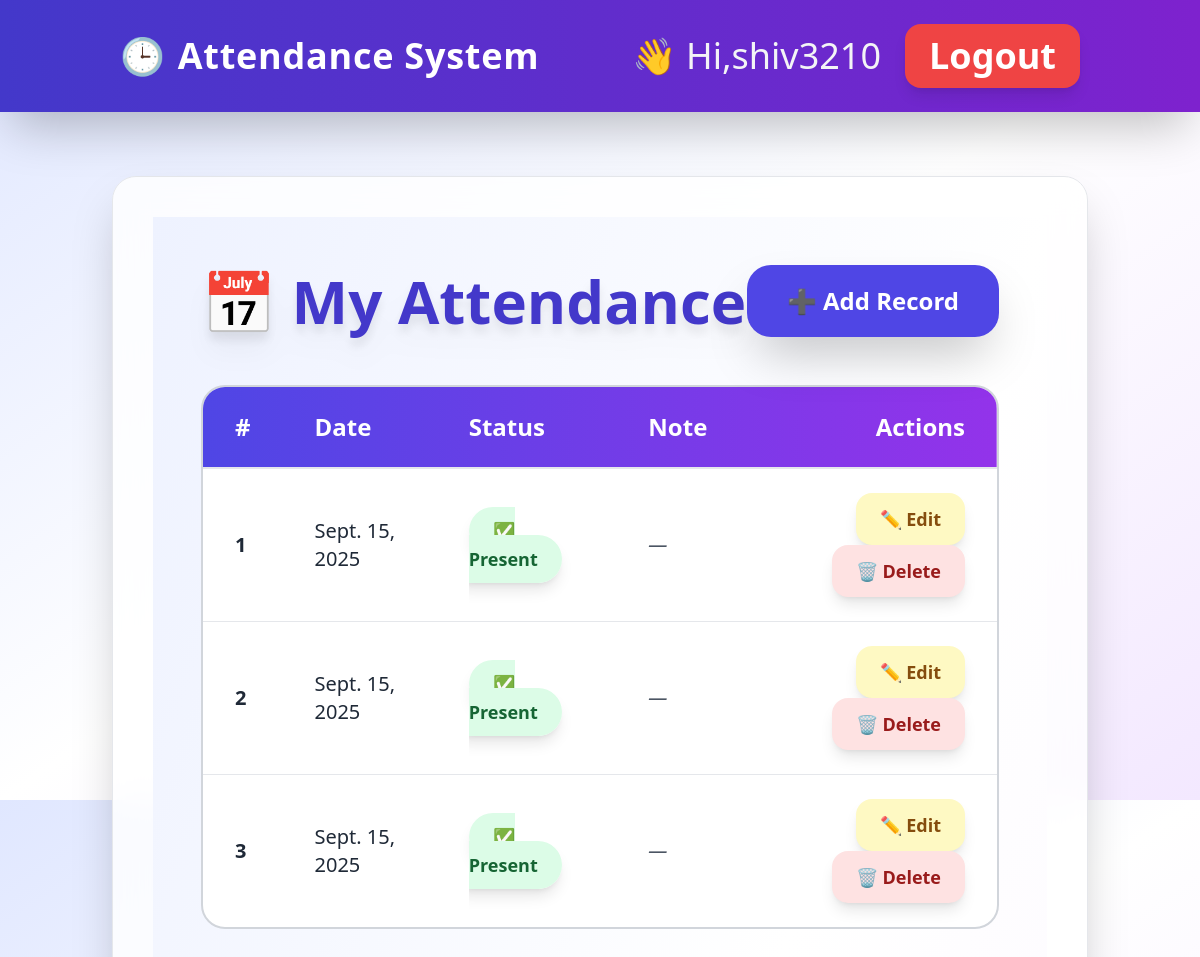
Screenshot of /employees/attendance/ (signed in) with the database file from the repository.
### employees/models.py (models this page shows, shortened)
class Attendance(models.Model):
    employee = models.ForeignKey(Employee, on_delete=models.CASCADE)
    date = models.DateField(default=timezone.now)
    status = models.CharField(max_length=10, choices=[('Present','Present'),('Absent','Absent')])

### employees/views.py (the view)
# urls.py: path('attendance/', AttendanceListView.as_view(), name='attendance_list'),
class AttendanceListView(LoginRequiredMixin, ListView):
    model = Attendance
    template_name = 'employees/attendance_list.html'
    context_object_name = 'records'
    def get_queryset(self):
        if self.request.user.is_superuser:
            return Attendance.objects.all().order_by('-date')
        else:
            employee, created = Employee.objects.get_or_create(user=self.request.user)
            return Attendance.objects.filter(employee=employee).order_by('-date')

### templates/employees/attendance_list.html (shortened to what this page needs)
{% extends "base.html" %}
{% block content %}
<div class="min-h-screen bg-gradient-to-br from-indigo-50 via-white to-purple-50 p-12">
  <div class="flex flex-col md:flex-row items-center justify-between mb-12">
    <h1 class="text-6xl font-extrabold text-indigo-700 drop-shadow-xl flex items-center gap-4">
      📅 My Attendance
    </h1>
    <a href="{% url 'attendance_create' %}"
       class="mt-6 md:mt-0 px-10 py-5 bg-indigo-600 text-white text-2xl font-bold rounded-3xl shadow-2xl hover:bg-indigo-700 hover:scale-105 transition transform">
      ➕ Add Record
    </a>
  </div>
  {% if records %}
    <div class="overflow-x-auto bg-white rounded-3xl shadow-3xl border-2 border-gray-300">
      <table class="min-w-full divide-y-2 divide-gray-200 text-xl">
        <thead class="bg-gradient-to-r from-indigo-600 to-purple-600 text-white text-2xl">
          <tr>
            <th class="px-8 py-6 text-left font-bold">#</th>
            <th class="px-8 py-6 text-left font-bold">Date</th>
            <th class="px-8 py-6 text-left font-bold">Status</th>
            <th class="px-8 py-6 text-left font-bold">Note</th>
            <th class="px-8 py-6 text-right font-bold">Actions</th>
          </tr>
        </thead>
        <tbody class="divide-y divide-gray-200 text-gray-800">
          {% for rec in records %}
            <tr class="hover:bg-indigo-50 transition transform hover:scale-[1.02]">
              <td class="px-8 py-6 font-bold">{{ forloop.counter }}</td>
              <td class="px-8 py-6">{{ rec.date }}</td>
              <td class="px-8 py-6">
                {% if rec.status == 'Present' %}
                  <span class="px-6 py-3 bg-green-100 text-green-800 text-lg font-bold rounded-full shadow-lg">
                    ✅ Present
                  </span>
                {% else %}
                  <span class="px-6 py-3 bg-red-100 text-red-800 text-lg font-bold rounded-full shadow-lg">
                    ❌ Absent
                  </span>
                {% endif %}
              </td>
              <td class="px-8 py-6 italic text-gray-600">{{ rec.note|default:"—" }}</td>
              <td class="px-8 py-6 text-right space-x-6">
                <a href="{% url 'attendance_update' rec.pk %}"
                   class="inline-flex items-center px-6 py-3 bg-yellow-100 text-yellow-800 rounded-2xl text-lg font-bold hover:bg-yellow-200 hover:scale-105 shadow-lg transition transform">
                  ✏️ Edit
                </a>
                <form method="post" action="{% url 'attendance_delete' rec.pk %}" class="inline">
                  <button type="submit"
                          class="inline-flex items-center px-6 py-3 bg-red-100 text-red-800 rounded-2xl text-lg font-bold hover:bg-red-200 hover:scale-105 shadow-lg transition transform"
                          onclick="return confirm('Delete this record?');">
                    🗑️ Delete
                  </button>
                </form>
              </td>
            </tr>
          {% endfor %}
        </tbody>
      </table>
    </div>
  {% endif %}
</div>
{% endblock %}

### templates/base.html (shortened to what this page needs)
<!doctype html>
<html lang="en">
<head>
  <script src="https://cdn.tailwindcss.com"></script>
</head>
<body class="min-h-screen flex flex-col bg-gradient-to-br from-indigo-100 via-white to-purple-100 font-sans">
  <nav class="bg-gradient-to-r from-indigo-700 to-purple-700 shadow-2xl sticky top-0 z-50">
    <div class="container mx-auto px-8 py-6 flex items-center justify-between">
      <a href="{% url 'dashboard' %}"
         class="text-3xl font-extrabold tracking-wide text-white flex items-center space-x-3 hover:text-yellow-300 transition">
        <span class="text-4xl">🕒</span>
        <span class="text-4xl">Attendance System</span>
      </a>
      <div class="flex items-center space-x-6">
        {% if user.is_authenticated %}
          <span class="text-lg text-gray-100 hidden sm:inline"><span class="text-4xl">👋 Hi,{{ user.username }}</span> <b></b></span>
          <form method="post" action="{% url 'logout' %}" class="inline">
            <button type="submit"
              class="px-6 py-3 bg-red-500 hover:bg-red-600 text-lg font-semibold text-white rounded-2xl shadow-lg transition transform hover:scale-110">
              <span class="text-4xl">Logout</span>
            </button>
          </form>
        {% endif %}
      </div>
    </div>
  </nav>
  <main class="container mx-auto px-6 py-10 flex-1">
    <div class="bg-white/80 backdrop-blur-lg shadow-2xl rounded-3xl p-10 border border-gray-200 transition transform hover:shadow-3xl">
      {% block content %}{% endblock %}
    </div>
  </main>
</body>
</html>

### rows the page displays
Attendance: date "Sept. 15, 2025", status "✅ Present", note "—"
Attendance: date "Sept. 15, 2025", status "✅ Present", note "—"
Attendance: date "Sept. 15, 2025", status "✅ Present", note "—"

### other values shown
{{ user.username }} "shiv3210"
